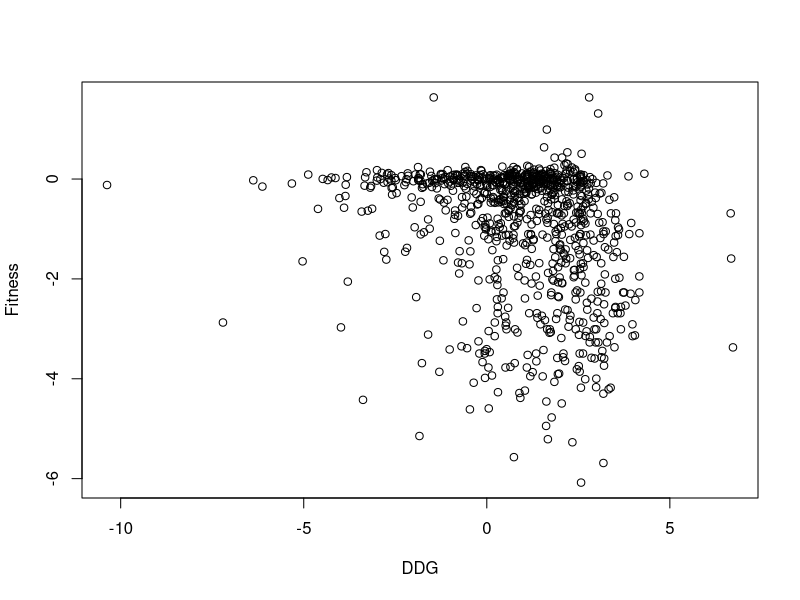

Reproduce this figure in R. (Note: this script raises an error after producing the figure.)
dat1 = read.csv('out_pickles/all_DDG_Fitness.csv', header=TRUE, check.names=FALSE)
l_transform = log2(dat1)
plot(l_transform)
charged = read.csv('out_pickles/charged_DDG_Fitness.csv', header=TRUE, check.names=FALSE)
hydrophbic = read.csv('out_pickles/hydrophobic_DDG_Fitness.csv', header=TRUE, check.names=FALSE)
polar = read.csv('out_pickles/polar_DDG_Fitness.csv', header=TRUE, check.names=FALSE)
l_trans_charged = log2(charged)
l_trans_hydrophobic = log2(hydrophbic)
l_trans_polar = log2(polar)
l_trans_polar[apply(l_trans_polar, 1, Compose(is.finite, all)),]
#l_combined = l_trans_charged + l_trans_hydrophobic
plot(l_trans_polar, col = "blue") 
points(l_trans_charged, col = "red")
points(l_trans_hydrophobic, col = "green")
abline(lm(l_trans_polar[,2]~l_trans_polar[,1]))
l_trans_polar[,1]